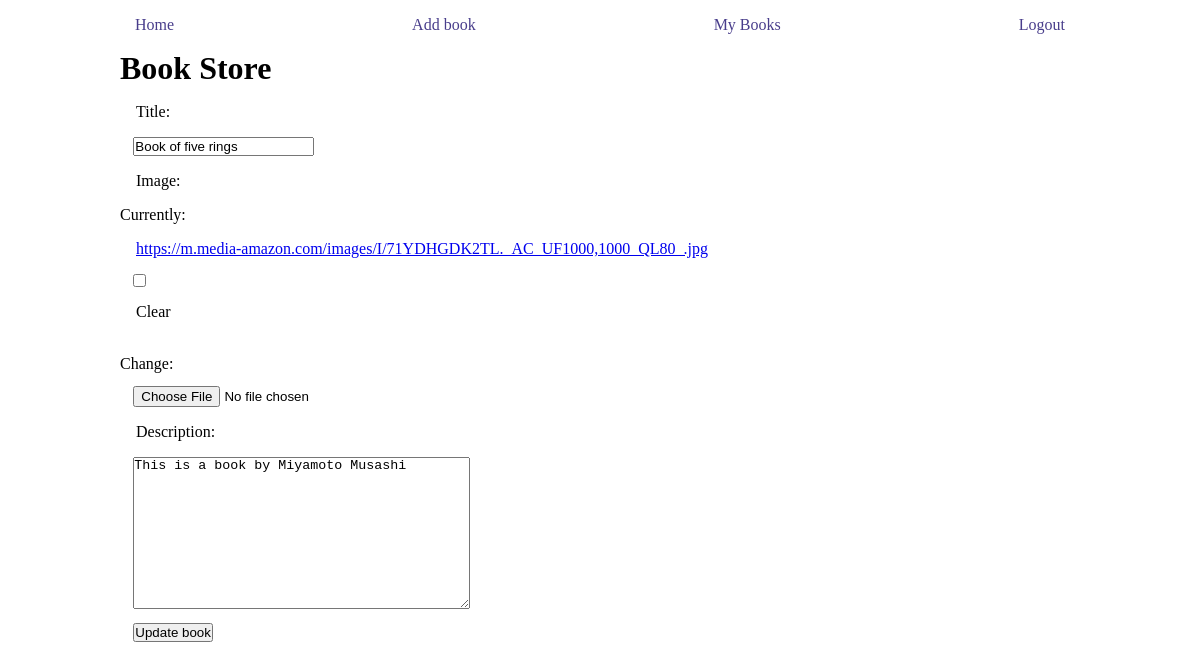
The page /books/update/9 (signed in) on the database its author committed.
### books/models.py (models this page shows)
class Book(models.Model):
    title = models.CharField(max_length=120)
    image = models.ImageField(upload_to='books', null=True, blank=True)
    description = models.TextField(null=True)
    owner = models.ForeignKey(User, on_delete=models.CASCADE)
    created_at = models.DateTimeField(auto_now=True)

### books/views.py (the view, shortened to what this page needs)
# urls.py: path('update/<int:pk>', BookUpdateView.as_view(), name='book-update'),
class BookUpdateView(LoginRequiredMixin, UpdateView):
    model = Book
    template_name = 'books/update.html'
    fields = ['title', 'image', 'description']

### books/templates/books/update.html (shortened to what this page needs)
{% extends 'base.html' %}
{% block content %}
<form action="" method="post" enctype="multipart/form-data">
    {{ form }}
    <button type="submit">Update book</button>
</form>
{% endblock %}

### static/base.css (style rules this page uses)
* { margin: 0; padding: 0; }
form * { display: block; margin: 1em; }

### rows shown on the page
Book: title "Book of five rings", description "This is a book by Miyamoto Musashi"
